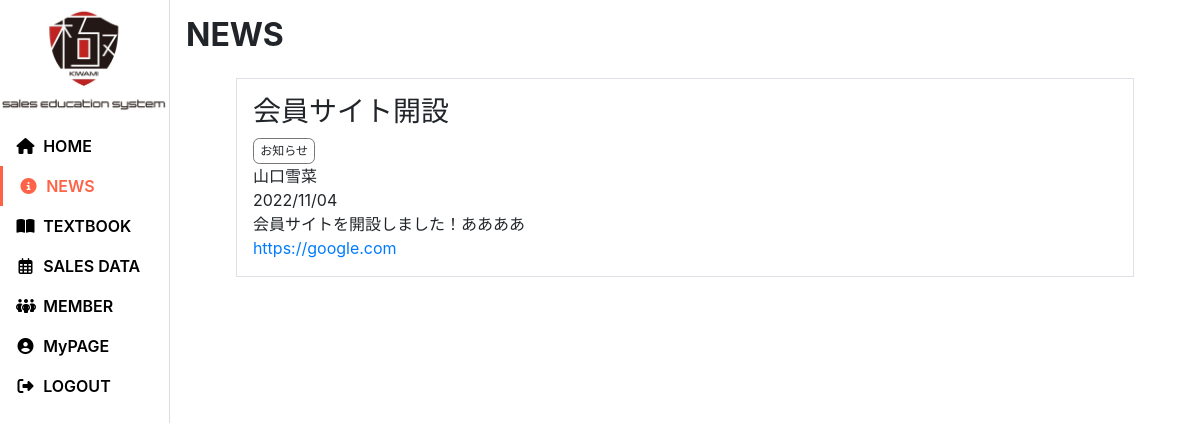
/news/5/ (signed in), run on an earlier commit of the app's database.
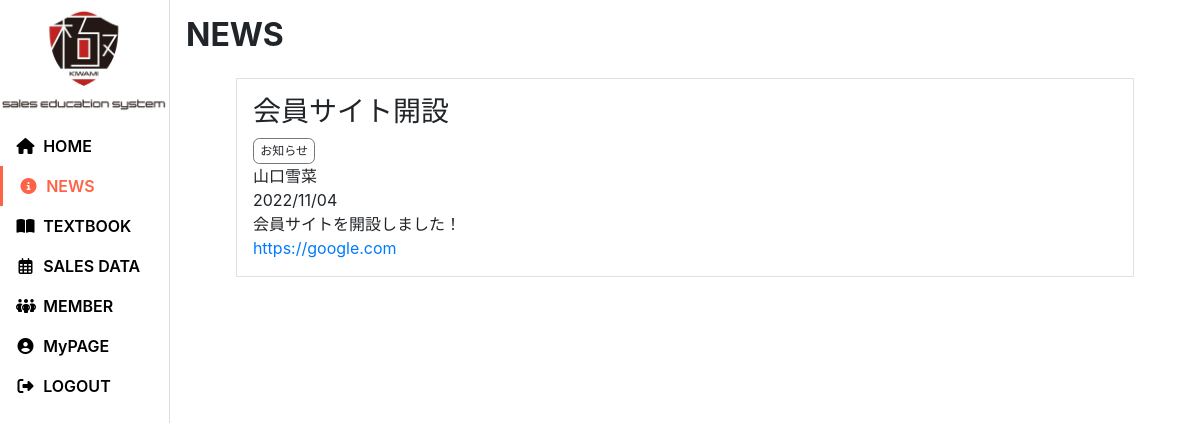
And on a later commit of the database.
### news/models.py (models this page shows, shortened)
class News(models.Model):
    dt          = models.DateTimeField(verbose_name="投稿日時", default=timezone.now)
    user        = models.ForeignKey(settings.AUTH_USER_MODEL, verbose_name="投稿者", on_delete=models.SET_NULL, null=True, blank=True)
    title       = models.CharField(verbose_name="タイトル", max_length=100)
    content     = models.CharField(verbose_name="内容", max_length=2000)
    category    = models.ForeignKey(Category, verbose_name="ニュースカテゴリ", on_delete=models.SET_NULL, null=True)

class Category(models.Model):
    name    = models.CharField(verbose_name="カテゴリ名", max_length=10, unique=True)

### users/models.py (models this page shows, shortened)
class CustomUser(AbstractBaseUser, PermissionsMixin):
    username_validator  = UnicodeUsernameValidator()
    id          = models.UUIDField( default=uuid.uuid4, primary_key=True, editable=False )
    username    = models.CharField(
        _("username"),
        max_length=150,
        unique=True,
        help_text=_("Required. 150 characters or fewer. Letters, digits and @/./+/-/_ only."),
        validators=[username_validator],
        error_messages={
            "unique": _("A user with that username already exists.")
        },
    )
    handle_name = models.CharField(verbose_name="氏名", max_length=150) # 未入力可にするなら blank=True を追加
    email       = models.EmailField(_("email address"))
    is_staff    = models.BooleanField(
        _("staff status"),
        default=False,
        help_text=_("Designates whether the user can log into this admin site.")
    )
    is_active   = models.BooleanField(
        _("active"),
        default=True,
        help_text=_(
            "Designates whether this user should be treated as active. "
            "Unselect this instead of deleting accounts."
        ),
    )
    is_teacher  = models.BooleanField(verbose_name="講師", default=False)
    is_student  = models.BooleanField(verbose_name="生徒", default=True)
    icon            = models.ImageField(verbose_name="アイコン", upload_to="users/custom_user/icon/", null=True, blank=True)
    introduction    = models.CharField(verbose_name="自己紹介文", max_length=1000, null=True, blank=True)
    date_joined = models.DateTimeField(_("date joined"), default=timezone.now)
    objects     = UserManager()
    EMAIL_FIELD     = "email"
    USERNAME_FIELD  = "username"
    REQUIRED_FIELDS = ["email", "handle_name"] # createsuperuserしたときに入力を求められる項目を設定。デフォルトでusernameは入っている。
    class Meta:
        verbose_name        = _("user")
        verbose_name_plural = _("users")

### news/views.py (the view, shortened to what this page needs)
class NewsDetailView(LoginRequiredMixin,View):
    def get(self, request, pk, *args, **kwargs):
        context         = {}
        news    = News.objects.filter(id=pk).first()
        if not news:
            return HttpResponseNotFound(render_to_string("oneall/notfound.html"))
        context["news"] = news
        if request.user.is_teacher:
            context["categories"]   = Category.objects.all()
        return render(request, "news/detail.html", context)

### templates/news/detail.html (shortened to what this page needs)
{% extends "oneall/base.html" %}
{% load static %}
{% block extra_head %}
<link rel="stylesheet" href="{% static 'news/css/index.css' %}">
<link rel="stylesheet" href="{% static 'news/css/detail.css' %}">
{% endblock %}
{% block main %}
<h1>NEWS</h1>
<div class="news_detail border">
    <div class="news_detail_content">
        <h3>{{ news.title }}</h3>
        <label class="news_category_label">{{ news.category.name|default:'未分類' }}</label>
        <div>{{ news.user.handle_name }}</div>
        <div>{{ news.dt|date:'Y/m/d' }}</div>
        <div>{{ news.content|linebreaksbr|urlize }}</div>
    </div>
</div>
{% endblock %}

What changed in the data, as far as the page shows it:
changed News "会員サイト開設": content "会員サイトを開設しました！ああああ https://google.com" → "会員サイトを開設しました！ https://google.com"
